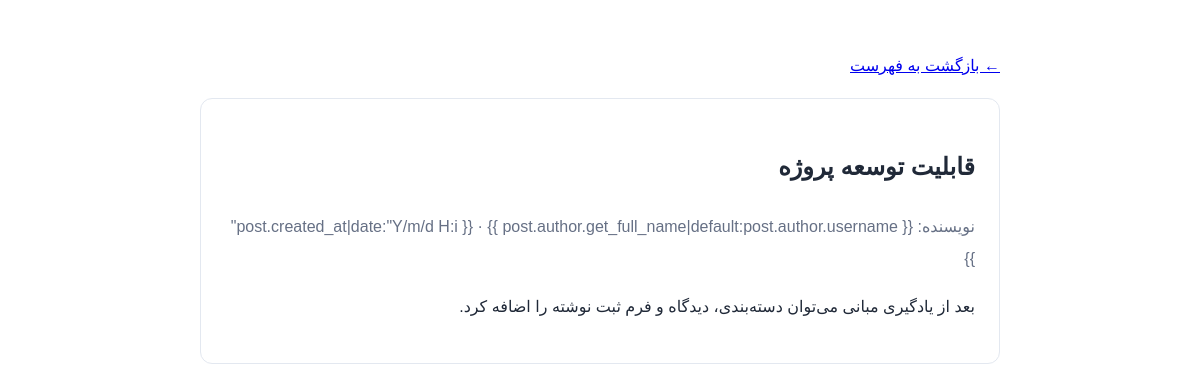
Page /post/6/ on the committed database.
### blog/models.py (models this page shows, shortened)
class Post(models.Model):
    title = models.CharField("عنوان", max_length=200)
    content = models.TextField("متن")
    author = models.ForeignKey(settings.AUTH_USER_MODEL, on_delete=models.CASCADE, related_name="posts", verbose_name="نویسنده")
    created_at = models.DateTimeField("زمان ایجاد", auto_now_add=True)
    class Meta:
        ordering = ["-created_at"]
        verbose_name = "نوشته"
        verbose_name_plural = "نوشته‌ها"

### blog/views.py (the view)
# urls.py: path("post/<int:pk>/", views.detail, name="detail")]
def detail(request, pk):
    post = get_object_or_404(Post.objects.select_related("author"), pk=pk)
    return render(request, "blog/detail.html", {"post": post})

### blog/templates/blog/detail.html (shortened to what this page needs)
<!doctype html>
<html lang="fa" dir="rtl">
    <head>
    </head>
    <body>
        <p><a href="{% url 'blog:home' %}">← بازگشت به فهرست</a></p>
        <article>
            <h1>{{ post.title }}</h1>
            <p class="meta">
                نویسنده: {{
                post.author.get_full_name|default:post.author.username }} · {{
                post.created_at|date:"Y/m/d H:i" }}
            </p>
            <p>{{ post.content|linebreaks }}</p>
        </article>
    </body>
</html>

### blog/templates/blog/detail.html (style rules this page uses)
body { font-family: Tahoma, Arial, sans-serif; max-width: 800px; margin: 50px auto; padding: 0 18px; line-height: 2; color: #202938; }
article { background: #fff; border: 1px solid #e3e8f0; border-radius: 12px; padding: 24px; }
.meta { color: #667085; }

### rows in the picture
Post: title "قابلیت توسعه پروژه", content "بعد از یادگیری مبانی می‌توان دسته‌بندی، دیدگاه و فرم ثبت نوشته را اضافه کرد."
